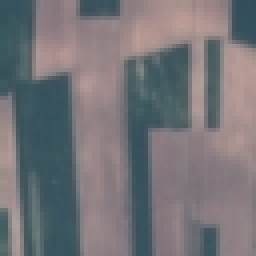
#> input picture Data/EuroSAT/AnnualCrop/AnnualCrop_1001.jpg, 64 x 64 px (shown 4 times larger)
$ python -i features.py   (imports and definitions only)   (older library calls are emulated)
#> lines starting #> are read from the running program, lines starting #| are printed output that depends on the picture; after the words box and inside, x2 and y2 are one past the last pixel; in counts of white or black regions, pixels touching at a corner belong together
"""
Feature Extraction and Image Alignment Utilities for EuroSAT Vision Engine.
Provides multi-scale structural, edge, and color-space representations to enhance
classification accuracy beyond linear pixel PCA.
"""

import cv2
import numpy as np
from PIL import Image


# [20 lines left out: function align_image_illumination, not called in this run]


def extract_rich_features(path_or_img) -> list:
    """
    Extract 24 discriminative structural, texture, edge, and color features from a 64x64 patch.
    """
    if isinstance(path_or_img, str):
        img_bgr = cv2.imread(path_or_img)
#> img_bgr is the input picture: shape (64, 64, 3); mean B, G, R 120.1, 115.8, 117.2
        if img_bgr is None:
            return [0.0] * 24
    elif isinstance(path_or_img, Image.Image):
        img_rgb = np.array(path_or_img.convert("RGB"))
        img_bgr = cv2.cvtColor(img_rgb, cv2.COLOR_RGB2BGR)
    elif isinstance(path_or_img, np.ndarray):
        if path_or_img.ndim == 2:
            img_bgr = cv2.cvtColor(path_or_img, cv2.COLOR_GRAY2BGR)
        elif path_or_img.shape[2] == 4:
            img_bgr = cv2.cvtColor(path_or_img, cv2.COLOR_RGBA2BGR)
        else:
            img_bgr = cv2.cvtColor(path_or_img[:, :, :3], cv2.COLOR_RGB2BGR)
    else:
        return [0.0] * 24

    if img_bgr.shape[:2] != (64, 64):
        img_bgr = cv2.resize(img_bgr, (64, 64), interpolation=cv2.INTER_LINEAR)

    gray = cv2.cvtColor(img_bgr, cv2.COLOR_BGR2GRAY)
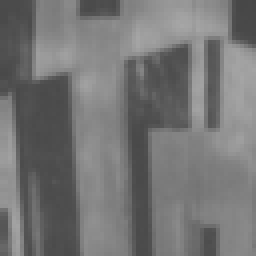
#> gray: shape (64, 64) (shown 4 times larger); min 70, max 166, mean 116.7
    hsv = cv2.cvtColor(img_bgr, cv2.COLOR_BGR2HSV)
#> hsv: shape (64, 64, 3); mean H, S, V 108.1, 45.4, 128.2

    # 1. Edge & structure features
    edges = cv2.Canny(gray, 50, 150)
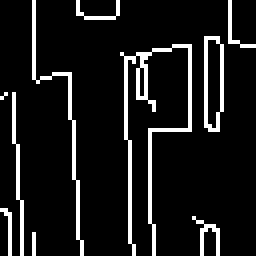
#> edges: shape (64, 64) (shown 4 times larger); 9.8% white in thin lines or dots
    edge_dens = float(np.mean(edges > 0))
#> edge_dens = 0.0979

    sobelx = cv2.Sobel(gray, cv2.CV_32F, 1, 0, ksize=3)
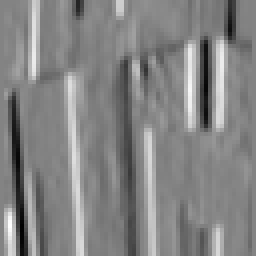
#> sobelx: shape (64, 64) float32 (shown 4 times larger); min -314, max 297, mean 2.4; drawn with min black and max white
    sobely = cv2.Sobel(gray, cv2.CV_32F, 0, 1, ksize=3)
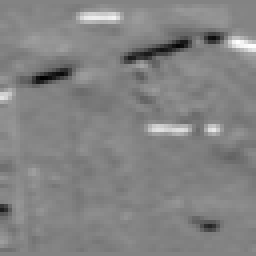
#> sobely: shape (64, 64) float32 (shown 4 times larger); min -247, max 232, mean -0.4; drawn with min black and max white
    mag = np.sqrt(sobelx**2 + sobely**2)
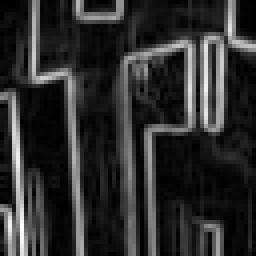
#> mag: shape (64, 64) float32 (shown 4 times larger); min 0, max 314.1, mean 56.5; drawn with min black and max white
    sobel_mean = float(np.mean(mag))
#> sobel_mean = 56.46
    sobel_std = float(np.std(mag))
#> sobel_std = 64.93
    sobel_p90 = float(np.percentile(mag, 90))
#> sobel_p90 = 161

    corners = cv2.goodFeaturesToTrack(gray, maxCorners=80, qualityLevel=0.01, minDistance=4)
#> corners = 58 rows, first 8: [9, 18], [46, 11], [52, 10], [52, 31], [16, 19], [34, 15], [58, 9], [20, 3]
    corner_count = float(len(corners)) if corners is not None else 0.0
#> corner_count = 58

    lines = cv2.HoughLinesP(edges, 1, np.pi / 180, threshold=25, minLineLength=12, maxLineGap=4)
#> lines = [[18, 30, 20, 63], [32, 35, 32, 60], [37, 32, 37, 55], [4, 39, 5, 63], [51, 31, 51, 9], [55, 27, 55, 11], [8, 19, 8, 0]]
    line_count = float(len(lines)) if lines is not None else 0.0
#> line_count = 7

    lap_var = float(cv2.Laplacian(gray, cv2.CV_32F).var())
#> lap_var = 179

    # 2. Color & vegetation metrics
    b = img_bgr[:, :, 0].astype(np.float32)
    g = img_bgr[:, :, 1].astype(np.float32)
    r = img_bgr[:, :, 2].astype(np.float32)
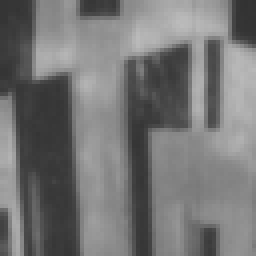
#> r: shape (64, 64) float32 (shown 4 times larger); min 50, max 187, mean 117.2
    mr, mg, mb = float(np.mean(r)), float(np.mean(g)), float(np.mean(b))
#> mr = 117.2; mg = 115.8; mb = 120.1
    sr, sg, sb = float(np.std(r)), float(np.std(g)), float(np.std(b))
#> sr = 40.93; sg = 22.81; sb = 19.38

    denom_gr = mg + mr + 1e-4
#> denom_gr = 233
    gr_diff = float((mg - mr) / denom_gr)
#> gr_diff = -0.00612
    denom_gb = mg + mb + 1e-4
#> denom_gb = 235.9
    gb_diff = float((mg - mb) / denom_gb)
#> gb_diff = -0.0183

    # 3. HSV representations
    h_m = float(np.mean(hsv[:, :, 0]))
#> h_m = 108.1
    s_m = float(np.mean(hsv[:, :, 1]))
#> s_m = 45.35
    v_m = float(np.mean(hsv[:, :, 2]))
#> v_m = 128.2
    s_s = float(np.std(hsv[:, :, 1]))
#> s_s = 29.01
    v_s = float(np.std(hsv[:, :, 2]))
#> v_s = 27.79

    # 4. Spatial quadrant layout
    q1 = float(np.mean(gray[:32, :32]))
#> q1 = 114.2
    q2 = float(np.mean(gray[:32, 32:]))
#> q2 = 123.1
    q3 = float(np.mean(gray[32:, :32]))
#> q3 = 111.2
    q4 = float(np.mean(gray[32:, 32:]))
#> q4 = 118.4

    return [
        edge_dens, sobel_mean, sobel_std, sobel_p90, corner_count, line_count, lap_var,
        mr, mg, mb, sr, sg, sb, gr_diff, gb_diff,
        h_m, s_m, v_m, s_s, v_s,
        q1, q2, q3, q4
    ]


# [66 lines left out: function detect_non_satellite, not called in this run]

>>> result = extract_rich_features('Data/EuroSAT/AnnualCrop/AnnualCrop_1001.jpg')
#> result = [0.0979, 56.46, 64.93, 161, 58, 7, 179, 117.2, 115.8, 120.1, 40.93, 22.81, 19.38, -0.00612, -0.0183, 108.1, 45.35, 128.2, 29.01, 27.79, 114.2, 123.1, 111.2, 118.4]

$ run again, on Data/EuroSAT/AnnualCrop/AnnualCrop_1004.jpg
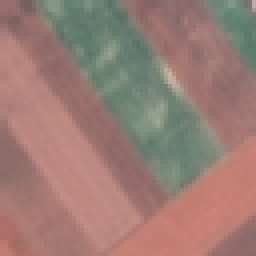
#> input picture Data/EuroSAT/AnnualCrop/AnnualCrop_1004.jpg, 64 x 64 px (shown 4 times larger)
#> in extract_rich_features, img_bgr is the input picture: shape (64, 64, 3); mean B, G, R 116.2, 124.5, 154.1
#> hsv: shape (64, 64, 3); mean H, S, V 19.7, 67.4, 158.7
#> in extract_rich_features, `edges = cv2.Canny(gray, 50, 150)`:
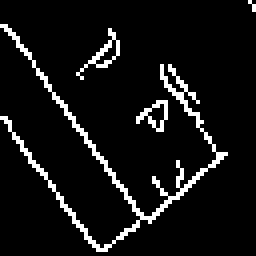
#> edges: shape (64, 64) (shown 4 times larger); 7.5% white in thin lines or dots
#> edge_dens = 0.0752
#> sobel_mean = 27
#> sobel_std = 24.8
#> sobel_p90 = 61.61
#> corners = 80 rows, first 8: [41, 16], [39, 31], [40, 25], [28, 11], [45, 23], [22, 1], [36, 54], [14, 3]
#> corner_count = 80
#> lines = [[1, 6, 37, 55], [0, 29, 24, 62], [26, 62, 56, 38]]
#> line_count = 3
#> lap_var = 78.22
#> in extract_rich_features, `r = img_bgr[:, :, 2].astype(np.float32)`:
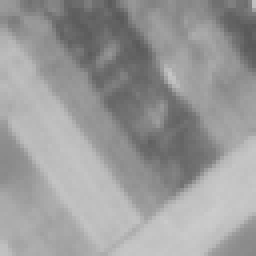
#> r: shape (64, 64) float32 (shown 4 times larger); min 89, max 204, mean 154.1
#> mr = 154.1; mg = 124.5; mb = 116.2
#> sr = 30.35; sg = 11.01; sb = 8.49
#> denom_gr = 278.6
#> gr_diff = -0.106
#> denom_gb = 240.7
#> gb_diff = 0.0341
#> h_m = 19.69
#> s_m = 67.44
#> v_m = 158.7
#> s_s = 22.08
#> v_s = 24.16
#> q1 = 128
#> q2 = 126.7
#> q3 = 138.8
#> q4 = 136.1
#> result = [0.0752, 27, 24.8, 61.61, 80, 3, 78.22, 154.1, 124.5, 116.2, 30.35, 11.01, 8.49, -0.106, 0.0341, 19.69, 67.44, 158.7, 22.08, 24.16, 128, 126.7, 138.8, 136.1]

$ run again, on Data/EuroSAT/AnnualCrop/AnnualCrop_1005.jpg
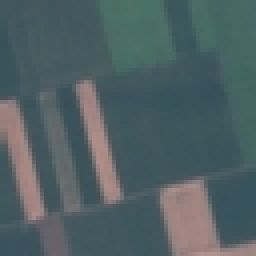
#> input picture Data/EuroSAT/AnnualCrop/AnnualCrop_1005.jpg, 64 x 64 px (shown 4 times larger)
#> in extract_rich_features, img_bgr is the input picture: shape (64, 64, 3); mean B, G, R 99.3, 96.4, 79.8
#> hsv: shape (64, 64, 3); mean H, S, V 85.4, 68.9, 103.5
#> in extract_rich_features, `edges = cv2.Canny(gray, 50, 150)`:
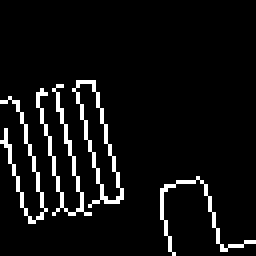
#> edges: shape (64, 64) (shown 4 times larger); 6.4% white in thin lines or dots, all inside (x1, y1, x2, y2) = (0, 20, 64, 64)
#> edge_dens = 0.064
#> sobel_mean = 34.77
#> sobel_std = 55.05
#> sobel_p90 = 107.6
#> corners = 26 rows, first 8: [50, 45], [7, 54], [27, 49], [55, 61], [22, 20], [3, 25], [40, 47], [16, 52]
#> corner_count = 26
#> lines = [[14, 23, 21, 53], [23, 20, 30, 49], [19, 23, 26, 50]]
#> line_count = 3
#> lap_var = 115.7
#> in extract_rich_features, `r = img_bgr[:, :, 2].astype(np.float32)`:
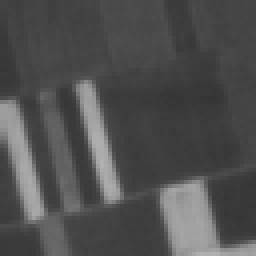
#> r: shape (64, 64) float32 (shown 4 times larger); min 53, max 177, mean 79.8
#> mr = 79.81; mg = 96.38; mb = 99.32
#> sr = 30.59; sg = 15.81; sb = 12.32
#> denom_gr = 176.2
#> gr_diff = 0.0941
#> denom_gb = 195.7
#> gb_diff = -0.015
#> h_m = 85.42
#> s_m = 68.89
#> v_m = 103.5
#> s_s = 22.47
#> v_s = 20.72
#> q1 = 89.36
#> q2 = 86.41
#> q3 = 97.11
#> q4 = 94.11
#> result = [0.064, 34.77, 55.05, 107.6, 26, 3, 115.7, 79.81, 96.38, 99.32, 30.59, 15.81, 12.32, 0.0941, -0.015, 85.42, 68.89, 103.5, 22.47, 20.72, 89.36, 86.41, 97.11, 94.11]

$ run again, on Data/EuroSAT/AnnualCrop/AnnualCrop_1008.jpg
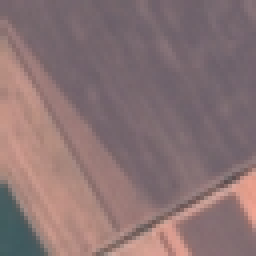
#> input picture Data/EuroSAT/AnnualCrop/AnnualCrop_1008.jpg, 64 x 64 px (shown 4 times larger)
#> in extract_rich_features, img_bgr is the input picture: shape (64, 64, 3); mean B, G, R 115.6, 114.4, 137.5
#> hsv: shape (64, 64, 3); mean H, S, V 106, 46.8, 138.2
#> in extract_rich_features, `edges = cv2.Canny(gray, 50, 150)`:
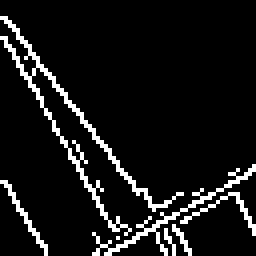
#> edges: shape (64, 64) (shown 4 times larger); 8.6% white in thin lines or dots
#> edge_dens = 0.0857
#> sobel_mean = 32.84
#> sobel_std = 44.55
#> sobel_p90 = 80.57
#> corners = 80 rows, first 8: [42, 56], [58, 47], [1, 46], [29, 57], [23, 62], [54, 46], [11, 62], [47, 62]
#> corner_count = 80
#> lines = [[1, 4, 41, 55], [1, 9, 31, 61], [26, 63, 63, 42], [0, 9, 28, 57]]
#> line_count = 4
#> lap_var = 243.7
#> in extract_rich_features, `r = img_bgr[:, :, 2].astype(np.float32)`:
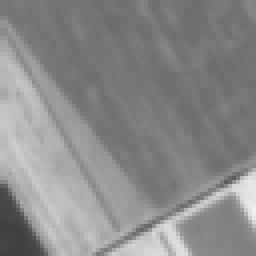
#> r: shape (64, 64) float32 (shown 4 times larger); min 63, max 240, mean 137.5
#> mr = 137.5; mg = 114.4; mb = 115.6
#> sr = 31; sg = 17.8; sb = 11.36
#> denom_gr = 252
#> gr_diff = -0.0917
#> denom_gb = 230
#> gb_diff = -0.00487
#> h_m = 106
#> s_m = 46.81
#> v_m = 138.2
#> s_s = 17.48
#> v_s = 29.78
#> q1 = 118.2
#> q2 = 107.8
#> q3 = 135.7
#> q4 = 124.1
#> result = [0.0857, 32.84, 44.55, 80.57, 80, 4, 243.7, 137.5, 114.4, 115.6, 31, 17.8, 11.36, -0.0917, -0.00487, 106, 46.81, 138.2, 17.48, 29.78, 118.2, 107.8, 135.7, 124.1]
